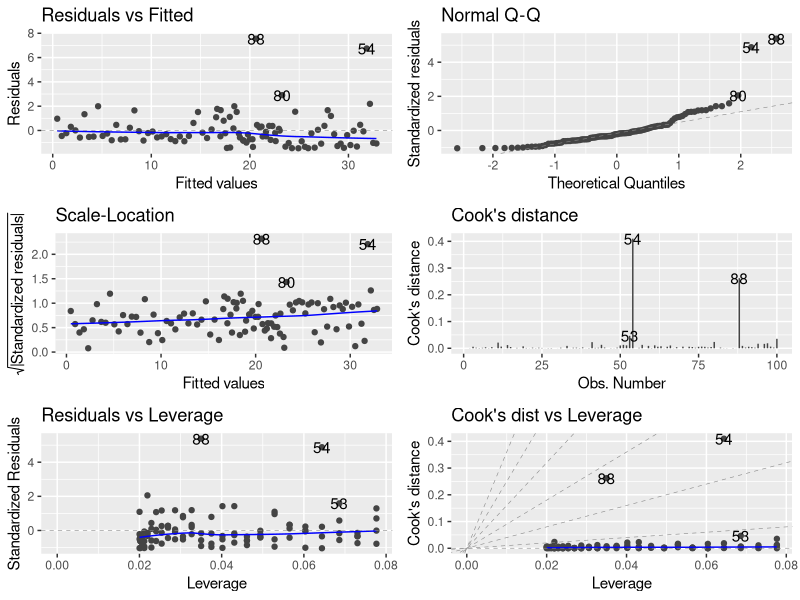
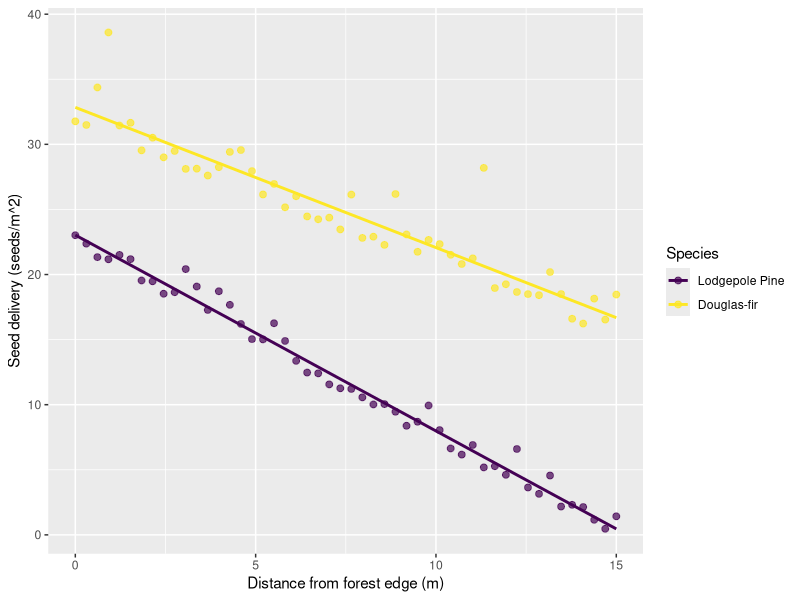

Write the R code that produced these figures, in order.
#####################
### ZOO800: HW 11 ###
#####################

# Author: Rebekkah LaBlue
# Concept: ANCOVA
# Due: November 17, 2025



### --- PACKAGES --- ###

library(tidyverse)
library(dplyr)
library(purrr)
library(magrittr)
library(car)
library(units)
library(stats)
library(ggplot2)
library(viridis)
library(ggfortify)
library(here)



### --- PROBLEM --- ###

# HW Partner: Jillian Neece

### The following simulation data represents the seed density (in seeds per meter-square) 
# at increasing distances (m) from a forest edge. Two conifer seed species were collected 
# in seed traps (0 = lodgepole pine, 1 = Douglas-fir). 

### Ecological Question: Does seed delivery by distance from a forest edge 
# differ between lodgepole pine and Douglas-fir seeds?



### --- DATA, MODEL --- ###

# Import Data #
seed_data <- read.csv("Neece_seed.simulation.csv")
View(seed_data)


# Fit Model #
seed_mod <- lm(seed.delivery ~ distance.to.seed.source.m * species, data = seed_data)
summary(seed_mod)
# The interaction term is significant, so there is no need to reduce the model.


# Visualize #
autoplot(seed_mod, which = 1:6)

ggplot(seed_data, aes(x = distance.to.seed.source.m,
                      y = seed.delivery,
                      color = factor(species))) + 
  geom_point(alpha = 0.7, size = 2) + 
  geom_smooth(method = "lm", se = FALSE, line.width = 1) +
  scale_color_viridis_d(option = "viridis", name = "Species", labels = c("Lodgepole Pine", "Douglas-fir")) +
  labs(
    x = "Distance from forest edge (m)",
    y = "Seed delivery (seeds/m^2)"
  )



### --- INTERP --- ###

# Statistical interpret

### At 0 m of distance from the forest edge the estimated seed density of lodgepole pine is approx. 23 seeds/m^2.
### Lodgepole seed density decreases by about 1.50 seeds/m^2 with every additional meter of distance from the forest edge.
### At 0 m of distance from the forest edge there are approx. 9.8 more douglas-fir seeds/m^2 than lodgepole seeds/m^2 [different intercepts].
### Douglas-fir seeds/m^2 density still decreases with distance (lodgepole slope + douglas-fir slope, ie. -1.50 + 0.4278 = -1.9278), 
# but less steeply than than lodgepole seed density decreases [different slopes].


# Ecological interpret

# The efficacy of seed delivery declines for both Lodgepole and Douglas-fir trees with increased distance from the forest edge, 
# but that decline is more pronounced for Lodgepole pine. This marked difference in dispersal may indicate fundamental differences
# in each species' biology that reflect adaptation to different environmental conditions.
